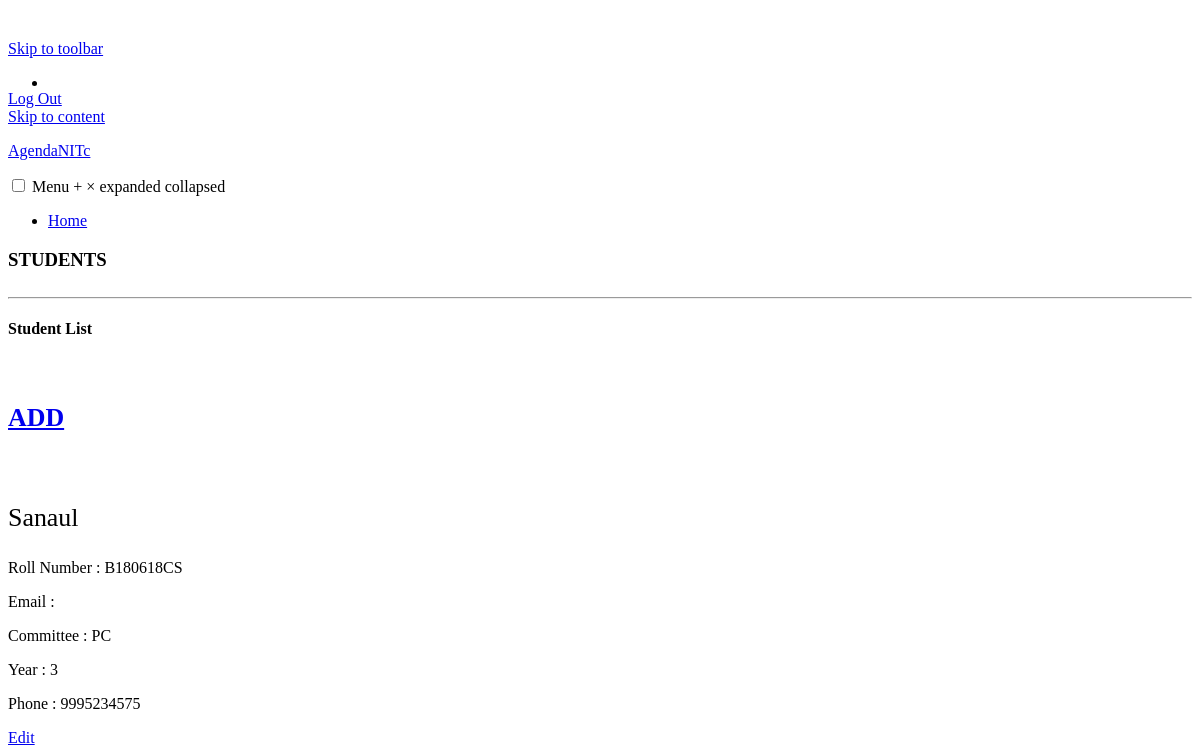
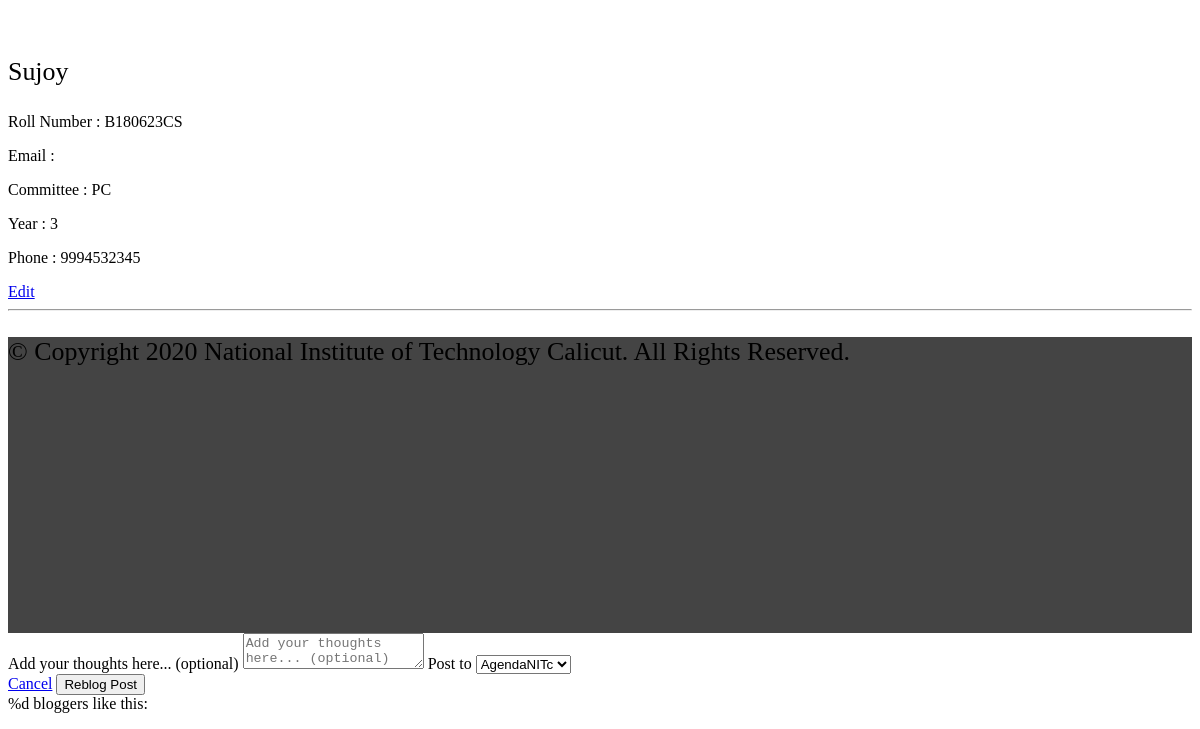
The app's page /students, older data (2 pictures, top to bottom).
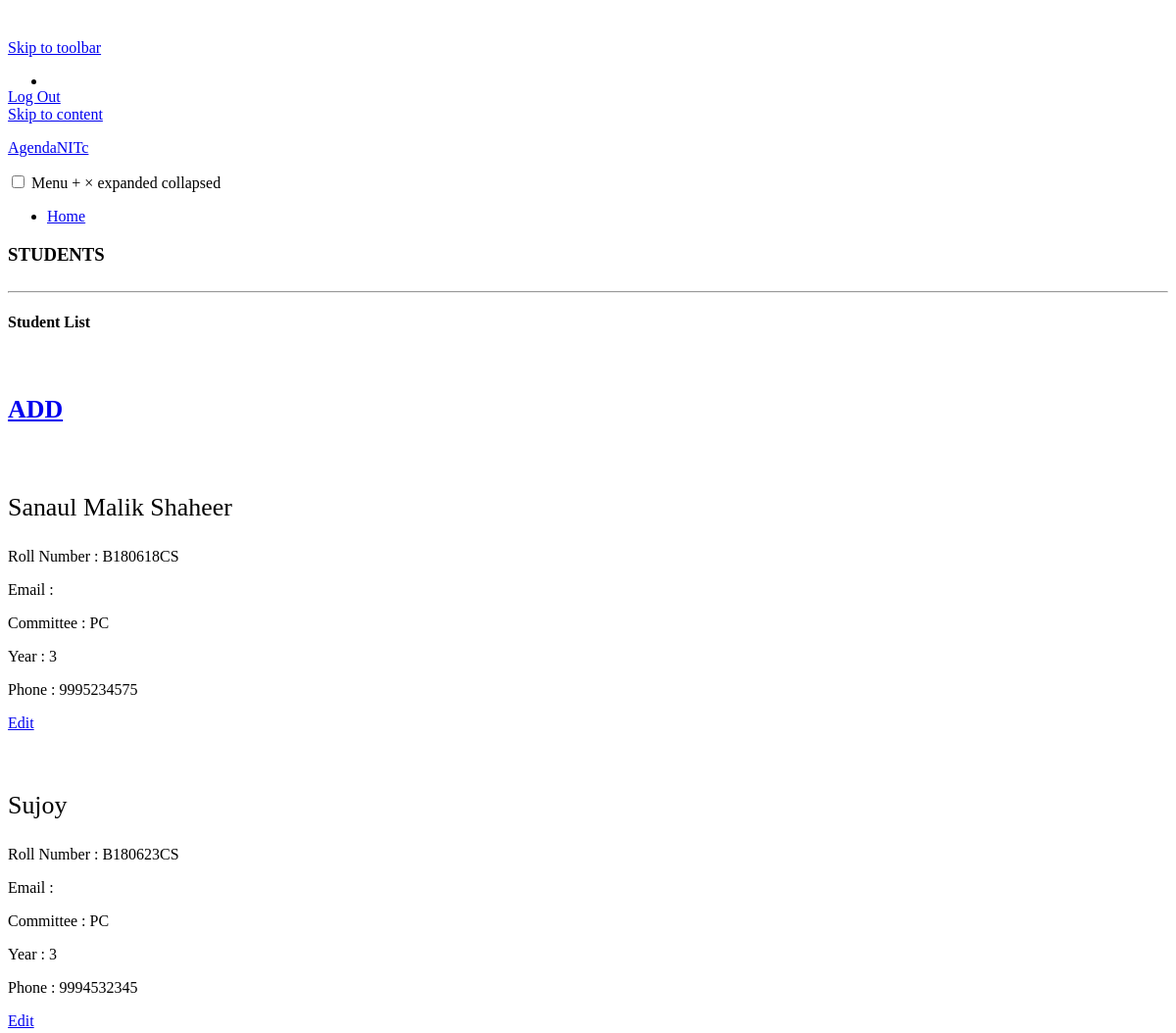
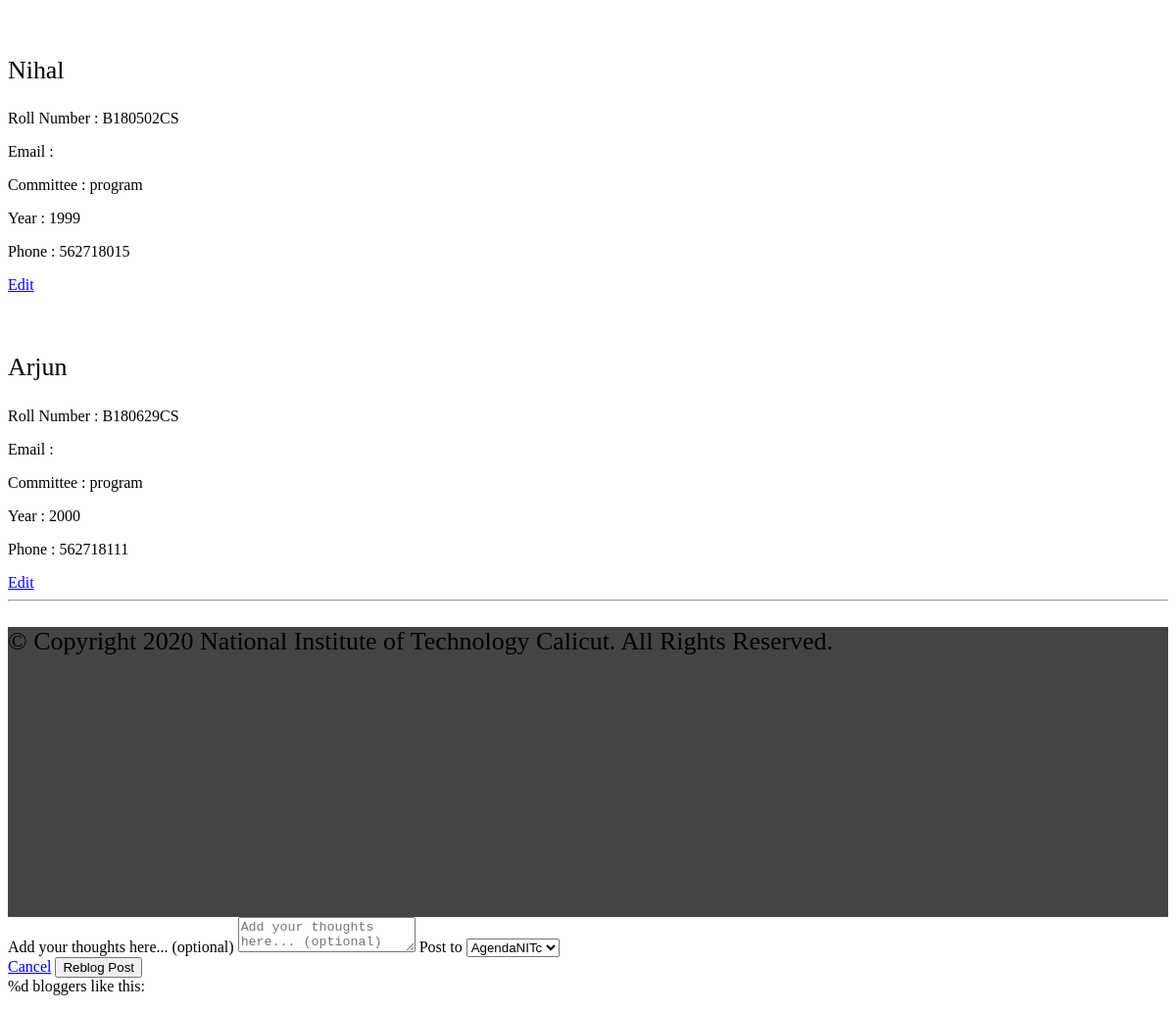
The same page, newer data (2 pictures, top to bottom).
### tables this page shows
CREATE TABLE Student(Roll_no VARCHAR(10) PRIMARY KEY ,
Name VARCHAR(20), Email VARCHAR(30), Committee VARCHAR(10), 
Year INTEGER, Phone INTEGER);

### app.py (the view)
@app.route("/students")
def allstudents():
    conn = get_db_connection()
    students = conn.execute('SELECT * FROM Student').fetchall()
    conn.close()
    return render_template('students2.html', students = students)

### app.py (called while the page is built)
def get_db_connection():
    conn = sqlite3.connect('MainDatabase.db')
    conn.row_factory = sqlite3.Row #row wise access, treats rows like python dictionaries
    return conn

### templates/students2.html (shortened to what the changed rows need)
<!doctype html>
<html lang="en">
<head>
    <link rel='stylesheet' id='all-css-0-1' href='https://s0.wp.com/_static/??-eJydkttuwyAMhl9ohPUUbRfTnoXTEjecBGZZ3n4O7aIqraJqNwib//sNNnyMTAWPxiN3hUVbOvCZj1EFx7IDa6ZV1KicX/hjLBeZVYKIECj6CtaGcUvfh2+TmCxSWkM0TtYscvDKFk1pSnAtcg9kkBsH/l5yzhzpfJDhZ9ls1bUwzJTBKNTAanQn/9N2hUJpUkcnyfD35tTsuSxgNZc2VFwmkabV9f9tg71xz9hU6uYRYgoFWZdAP32TlUUSCL5bz2GNq3DF9vSEA9eQccmxx+hN54WmATIp0vVTLfEFAu4D1kEvmy23uZWUd1HgrHBGgzCW+udxC7uUljImkzOj1UFxrDa+lvt0H7v29W3Xtsfj6fwLTGQs6g==?cssminify=yes'
        type='text/css' media='all' />
    <link rel='stylesheet' id='all-css-2-1' href='https://s0.wp.com/wp-content/mu-plugins/comment-likes/css/comment-likes.css?m=1407378799h&cssminify=yes' type='text/css' media='all' />
    <link rel='stylesheet' id='print-css-3-1' href='https://s0.wp.com/wp-content/themes/pub/varia/print.css?m=1571655471h&cssminify=yes' type='text/css' media='print' />
    <link rel='stylesheet' id='all-css-4-1' href='https://s0.wp.com/_static/??-eJx9jUsOwjAMRC+EcUFQiQXiLGnqBkMSR4nTitvTig0/deeR35vBKYGVqBQV9UqBCqbaoZWqwpmw6MPT1paywf/kaDIb5GhfKEzJSvgRQoXkq+NYcOLekRakOn/lzgTeTKgUkjc6l/5ffCtwJODFGmWJHwEGbzivqVGWBdMHjtCZDON+jc7UeXHz6XCm3uKapFIgU5KsMEgO33lRL+G8a5tDe2qObXN7Al/RkDw=?cssminify=yes'
        type='text/css' media='all' />
    <link rel='stylesheet' id='all-css-6-1' href='https://s0.wp.com/_static/??/wp-content/themes/pub/coutoire/style.css,/wp-content/mu-plugins/admin-bar/masterbar-overrides/masterbar.css?m=1604690560j&cssminify=yes' type='text/css' media='all' />
    <link rel='stylesheet' id='all-css-8-1' href='https://s0.wp.com/_static/??-eJxti8sKgCAQAH8oW6KHdoi+xcTUWF1pjX4/OnSIOg0DM3BmYSgVmwrEQ2Q8XEgMmbiIFXXYgb3eQ3IPa8Ncwf/FZIJGgeToLZ+peBstg+/AIS0a72COU9OPUg69atV2AWWKN+I=?cssminify=yes' type='text/css' media='all'
    />
</head>
<body class="page-template-default page page-id-170 logged-in admin-bar no-customize-support wp-embed-responsive customizer-styles-applied singular image-filters-enabled hide-homepage-title highlander-enabled highlander-light">
    <div id="page" class="site">
        <div id="content" class="site-content">
            <section id="primary" class="content-area">
                <main id="main" class="site-main">
                    <article id="post-170" class="post-170 page type-page status-publish hentry entry">
                        <header class="entry-header responsive-max-width">
                            <h1 class="entry-title">STUDENTS</h1>
                        </header>
                        <div class="entry-content">
                            <div class="wp-block-group alignfull">
                                    {% for student in students%}
                                    <div class="wp-block-media-text alignwide is-stacked-on-mobile" style="grid-template-columns:15% auto;">
                                        <figure class="wp-block-media-text__media">
                                                sizes="(max-width: 225px) 100vw, 225px" /></figure>
                                        <div class="wp-block-media-text__content">
                                            <p class="has-large-font-size">{{student['Name']}}</p>
                                            <p>Roll Number : {{student['Roll_no']}}</p>
                                            <p>Email : {{students['Email']}}</p>
                                            <p>Committee : {{student['Committee']}}</p>
                                            <p>Year : {{student['Year']}}</p>
                                            <p>Phone : {{student['Phone']}}</p>
                                        <a href="{{ url_for('editstudent', roll_no=student['roll_no']) }}">
                                            <span class="badge badge-warning">Edit</span>
                                        </a>
                                        </div>
                                    </div>
                                    {%endfor%}
                        </div>
                    </article>
                </main>
            </section>
        </div>
    </div>
    <link rel='stylesheet' id='screen-css-0-2' href='https://s0.wp.com/wp-content/blog-plugins/launch-banner/style.css?m=1552400413h&cssminify=yes' type='text/css' media='screen' />
    <link rel='stylesheet' id='all-css-1-2' href='https://s0.wp.com/wp-content/mu-plugins/carousel/jetpack-carousel.css?m=1592560282h&cssminify=yes' type='text/css' media='all' />
</body>
</html>

Row changes from the older to the newer data that the page shows:
changed Student "B180618CS": Name "Sanaul" → "Sanaul Malik Shaheer"
added Student: Name "Nihal", Roll_no "B180502CS", Committee "program", Year "1999", Phone "562718015"
added Student: Name "Arjun", Roll_no "B180629CS", Committee "program", Year "2000", Phone "562718111"
